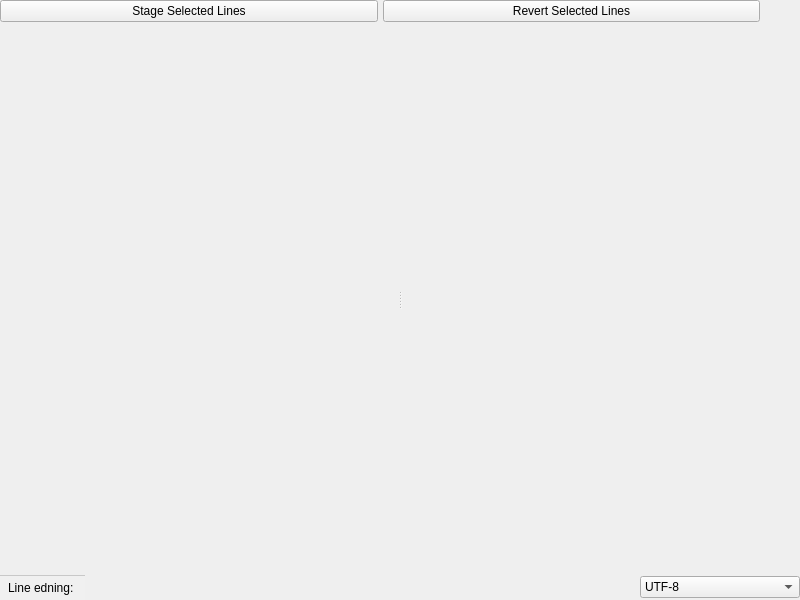
<?xml version="1.0" encoding="UTF-8"?>
<ui version="4.0">
 <class>DiffEditor</class>
 <widget class="QWidget" name="DiffEditor">
  <property name="geometry">
   <rect>
    <x>0</x>
    <y>0</y>
    <width>800</width>
    <height>600</height>
   </rect>
  </property>
  <layout class="QVBoxLayout" name="mainLayout">
   <property name="spacing">
    <number>0</number>
   </property>
   <property name="leftMargin">
    <number>0</number>
   </property>
   <property name="topMargin">
    <number>0</number>
   </property>
   <property name="rightMargin">
    <number>0</number>
   </property>
   <property name="bottomMargin">
    <number>0</number>
   </property>
   <item>
    <widget class="QStackedWidget" name="stackedWidget">
     <property name="currentIndex">
      <number>0</number>
     </property>
     <widget class="QWidget" name="textDiffPage">
      <layout class="QVBoxLayout" name="textDiffLayout" stretch="0,1,0">
       <property name="spacing">
        <number>5</number>
       </property>
       <property name="leftMargin">
        <number>0</number>
       </property>
       <property name="topMargin">
        <number>0</number>
       </property>
       <property name="rightMargin">
        <number>0</number>
       </property>
       <property name="bottomMargin">
        <number>0</number>
       </property>
       <item>
        <layout class="QHBoxLayout" name="buttonLayout">
         <item>
          <widget class="QPushButton" name="stageSelectedButton">
           <property name="text">
            <string>Stage Selected Lines</string>
           </property>
          </widget>
         </item>
         <item>
          <widget class="QPushButton" name="revertSelectedButton">
           <property name="text">
            <string>Revert Selected Lines</string>
           </property>
          </widget>
         </item>
         <item>
          <spacer name="horizontalSpacer">
           <property name="orientation">
            <enum>Qt::Vertical</enum>
           </property>
           <property name="sizeHint" stdset="0">
            <size>
             <width>40</width>
             <height>20</height>
            </size>
           </property>
          </spacer>
         </item>
        </layout>
       </item>
       <item>
        <widget class="QSplitter" name="diffSplitter">
         <property name="orientation">
          <enum>Qt::Horizontal</enum>
         </property>
         <widget class="DiffPanel" name="leftPanel" native="true"/>
         <widget class="DiffPanel" name="rightPanel" native="true"/>
        </widget>
       </item>
       <item>
        <layout class="QHBoxLayout" name="encodingLayout">
         <item>
          <widget class="QLabel" name="endLineLabel">
           <property name="styleSheet">
            <string notr="true">background-color: rgb(240, 240, 240); padding: 5px; border-top: 1px solid rgb(200, 200, 200);</string>
           </property>
           <property name="text">
            <string>Line edning: &lt;not realized&gt;</string>
           </property>
          </widget>
         </item>
         <item>
          <spacer name="encodingSpacer">
           <property name="orientation">
            <enum>Qt::Horizontal</enum>
           </property>
           <property name="sizeHint" stdset="0">
            <size>
             <width>40</width>
             <height>20</height>
            </size>
           </property>
          </spacer>
         </item>
         <item>
          <widget class="QComboBox" name="encodingComboBox">
           <item>
            <property name="text">
             <string>UTF-8</string>
            </property>
           </item>
           <item>
            <property name="text">
             <string>Cyrillic (Windows-1251)</string>
            </property>
           </item>
           <item>
            <property name="text">
             <string>Cyrillic (Windows-866)</string>
            </property>
           </item>
           <item>
            <property name="text">
             <string>Cyrillic (ISO-8859-5)</string>
            </property>
           </item>
           <item>
            <property name="text">
             <string>Cyrillic (KOI8-R)</string>
            </property>
           </item>
           <item>
            <property name="text">
             <string>Cyrillic (KOI8-U)</string>
            </property>
           </item>
           <item>
            <property name="text">
             <string>Windows-1252</string>
            </property>
           </item>
           <item>
            <property name="text">
             <string>ISO-8859-1</string>
            </property>
           </item>
           <item>
            <property name="text">
             <string>ASCII</string>
            </property>
           </item>
          </widget>
         </item>
        </layout>
       </item>
      </layout>
     </widget>
     <widget class="QWidget" name="imagePreviewPage">
      <property name="styleSheet">
       <string notr="true">background-color: rgb(240, 240, 240);</string>
      </property>
      <layout class="QVBoxLayout" name="imagePreviewLayout">
       <property name="spacing">
        <number>15</number>
       </property>
       <property name="leftMargin">
        <number>20</number>
       </property>
       <property name="topMargin">
        <number>20</number>
       </property>
       <property name="rightMargin">
        <number>20</number>
       </property>
       <property name="bottomMargin">
        <number>20</number>
       </property>
       <item>
        <widget class="QScrollArea" name="imageScrollArea">
         <property name="frameShape">
          <enum>QFrame::NoFrame</enum>
         </property>
         <property name="widgetResizable">
          <bool>true</bool>
         </property>
         <widget class="QWidget" name="scrollAreaWidgetContents">
          <property name="geometry">
           <rect>
            <x>0</x>
            <y>0</y>
            <width>760</width>
            <height>560</height>
           </rect>
          </property>
          <layout class="QVBoxLayout" name="scrollAreaLayout">
           <item>
            <widget class="QLabel" name="imageDisplayLabel">
             <property name="text">
              <string/>
             </property>
            </widget>
           </item>
           <item>
            <widget class="QLabel" name="imageInfoLabel">
             <property name="text">
              <string/>
             </property>
             <property name="textFormat">
              <enum>Qt::PlainText</enum>
             </property>
            </widget>
           </item>
          </layout>
         </widget>
        </widget>
       </item>
      </layout>
     </widget>
    </widget>
   </item>
  </layout>
 </widget>
 <customwidgets>
  <customwidget>
   <class>DiffPanel</class>
   <extends>QWidget</extends>
   <header>diffpanel.h</header>
   <container>1</container>
  </customwidget>
 </customwidgets>
 <resources/>
 <connections/>
</ui>
